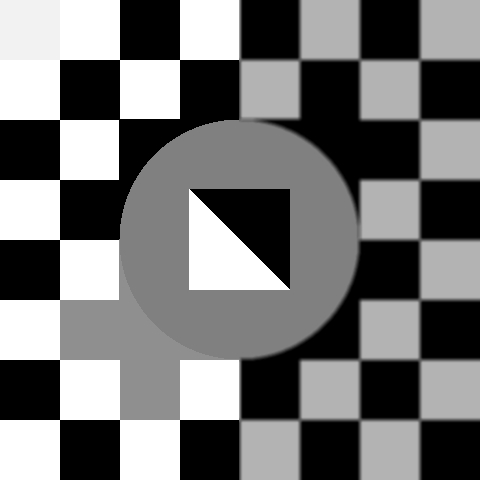
#> input picture Project 2 Edge Detection/Images/I1.jpg, 480 x 480 px
$ jupyter execute project2_submission.ipynb
#> lines starting #> are read from the running program, lines starting #| are printed output that depends on the picture; after the words box and inside, x2 and y2 are one past the last pixel; in counts of white or black regions, pixels touching at a corner belong together
### Project 2 Edge Detection/helpers.py
import numpy as np
def interp2(v, xq, yq):
	dim_input = 1
	if len(xq.shape) == 2 or len(yq.shape) == 2:
		dim_input = 2
		q_h = xq.shape[0]
		q_w = xq.shape[1]
		xq = xq.flatten()
		yq = yq.flatten()

	h = v.shape[0]
	w = v.shape[1]
	if xq.shape != yq.shape:
		raise 'query coordinates Xq Yq should have same shape'

	x_floor = np.floor(xq).astype(np.int32)
	y_floor = np.floor(yq).astype(np.int32)
	x_ceil = np.ceil(xq).astype(np.int32)
	y_ceil = np.ceil(yq).astype(np.int32)

	x_floor[x_floor < 0] = 0
	y_floor[y_floor < 0] = 0
	x_ceil[x_ceil < 0] = 0
	y_ceil[y_ceil < 0] = 0

	x_floor[x_floor >= w-1] = w-1
	y_floor[y_floor >= h-1] = h-1
	x_ceil[x_ceil >= w-1] = w-1
	y_ceil[y_ceil >= h-1] = h-1

	v1 = v[y_floor, x_floor]
	v2 = v[y_floor, x_ceil]
	v3 = v[y_ceil, x_floor]
	v4 = v[y_ceil, x_ceil]

	lh = yq - y_floor
	lw = xq - x_floor
	hh = 1 - lh
	hw = 1 - lw

	w1 = hh * hw
	w2 = hh * lw
	w3 = lh * hw
	w4 = lh * lw

	interp_val = v1 * w1 + w2 * v2 + w3 * v3 + w4 * v4

	if dim_input == 2:
		return interp_val.reshape(q_h, q_w)
	return interp_val

### Project 2 Edge Detection/project2_submission.ipynb
[cell 1]
from google.colab import drive
drive.mount('/content/drive', force_remount=True)

[cell 2]
cd /content/drive/My Drive/Colab Notebooks

[cell 3]
import numpy as np
import matplotlib.pyplot as plt
import os
import sys
from scipy import signal
from PIL import Image
import argparse

# Copy the path of the folder that contains this notebook using the file navigation on the left:
# Ex. /content/drive/My\ Drive/CIS 581-Online/Canny Edge Project/Learner Code and Images/Code
sys.path.append('')

# import functions
from helpers import interp2

# Tests and Visualization

[cell 4]
def Test_script(I, E):
    test_pass = True

    # E should be 2D matrix
    if E.ndim != 2:
      print('ERROR: Incorrect Edge map dimension! \n')
      print(E.ndim)
      test_pass = False
    # end if

    # E should have same size with original image
    nr_I, nc_I = I.shape[0], I.shape[1]
    nr_E, nc_E = E.shape[0], E.shape[1]

    if nr_I != nr_E or nc_I != nc_E:
      print('ERROR: Edge map size has changed during operations! \n')
      test_pass = False
    # end if

    # E should be a binary matrix so that element should be either 1 or 0
    numEle = E.size
    numOnes, numZeros = E[E == 1].size, E[E == 0].size

    if numEle != (numOnes + numZeros):
      print('ERROR: Edge map is not binary one! \n')
      test_pass = False
    # end if

    if test_pass:
      print('Shape Test Passed! \n')
    else:
      print('Shape Test Failed! \n')

    return test_pass

[cell 5]
'''
  Derivatives visualzation function
'''
def visDerivatives(I_gray, Mag, Magx, Magy):
    fig, (Ax0, Ax1, Ax2, Ax3) = plt.subplots(1, 4, figsize = (20, 8))

    Ax0.imshow(Mag, cmap='gray', interpolation='nearest')
    Ax0.axis('off')
    Ax0.set_title('Gradient Magnitude')

    Ax1.imshow(Magx, cmap='gray', interpolation='nearest')
    Ax1.axis('off')
    Ax1.set_title('Gradient Magnitude (x axis)')

    Ax2.imshow(Magy, cmap='gray', interpolation='nearest')
    Ax2.axis('off')
    Ax2.set_title('Gradient Magnitude (y axis)')

    # plot gradient orientation
    Mag_vec = Mag.transpose().reshape(1, Mag.shape[0] * Mag.shape[1])
    hist, bin_edge = np.histogram(Mag_vec.transpose(), 100)

    ind_array = np.array(np.where( (np.cumsum(hist).astype(float) / hist.sum()) < 0.95))
    thr = bin_edge[ind_array[0, -1]]

    ind_remove = np.where(np.abs(Mag) < thr)
    Magx[ind_remove] = 0
    Magy[ind_remove] = 0

    X, Y = np.meshgrid(np.arange(0, Mag.shape[1], 1), np.arange(0, Mag.shape[0], 1))
    Ori = np.arctan2(Magy, Magx)
    ori = Ax3.imshow(Ori, cmap='hsv')
    Ax3.axis('off')
    Ax3.set_title('Gradient Orientation')
    fig.colorbar(ori, ax=Ax3, )


'''
  Edge detection result visualization function
'''
def visCannyEdge(Im_raw, M, E):
    # plot image
    fig, (ax0, ax1, ax2) = plt.subplots(1, 3, figsize = (12, 12))

    # plot original image
    ax0.imshow(Im_raw)
    ax0.axis("off")
    ax0.set_title('Raw image')

    # plot edge detection result
    ax1.imshow(M, cmap='gray', interpolation='nearest')
    ax1.axis("off")
    ax1.set_title('Non-Max Suppression Result')

    # plot original image
    ax2.imshow(E, cmap='gray', interpolation='nearest')
    ax2.axis("off")
    ax2.set_title('Canny Edge Detection')

# Functions

[cell 6]
'''
  Convert RGB image to gray one manually
  - Input I_rgb: 3-dimensional rgb image
  - Output I_gray: 2-dimensional grayscale image
'''
def rgb2gray(I_rgb):
    r, g, b = I_rgb[:, :, 0], I_rgb[:, :, 1], I_rgb[:, :, 2]
    I_gray = 0.2989 * r + 0.5870 * g + 0.1140 * b
    return I_gray

[cell 7]
def findDerivatives(I_gray):
    '''
    File clarification:
        Compute gradient information of the input grayscale image
        - Input I_gray: H x W matrix as image
        - Output Mag: H x W matrix represents the magnitude of derivatives
        - Output Magx: H x W matrix represents the magnitude of derivatives along x-axis
        - Output Magy: H x W matrix represents the magnitude of derivatives along y-axis
        - Output Ori: H x W matrix represents the orientation of derivatives
    '''

    G = np.array([[2,4,5,4,2],[4,9,12,9,4],[5,12,15,12,5],[4,9,12,9,4],[2,4,5,4,2]])
    G = G/159 # Gaussian Blur
    dx = np.array([[1,0,-1],[2,0,-2],[1,0,-1]]) # Vertical edge filter
    dy = np.array([[1,2,1],[0,0,0],[-1,-2,-1]]) # Horizontal edge filter

    Gx = signal.convolve2d(G,dx,'same')
    Gy = signal.convolve2d(G,dy,'same')

    Magx = signal.convolve2d(I_gray,Gx,'same')
    Magy = signal.convolve2d(I_gray,Gy,'same')

    Mag = np.sqrt(Magx**2 + Magy**2)
    Ori = np.arctan2(Magy, Magx)

    return Mag, Magx, Magy, Ori

[cell 8]
## Test ##

# you may need to change the path to I1.jpg under Images folder
I = plt.imread('Images/I1.jpg')
#> I is the input picture: shape (480, 480); min 0, max 255, mean 116.5
Mag, Magx, Magy, Ori = findDerivatives(I)
#> in findDerivatives, `Mag = np.sqrt(Magx**2 + Magy**2)`:
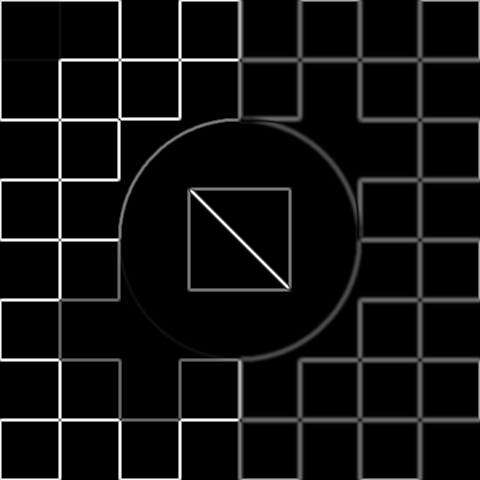
#> Mag: shape (480, 480) float64; min 0, max 435.5, mean 26.1; drawn with min black and max white
#> in findDerivatives, `Ori = np.arctan2(Magy, Magx)`:
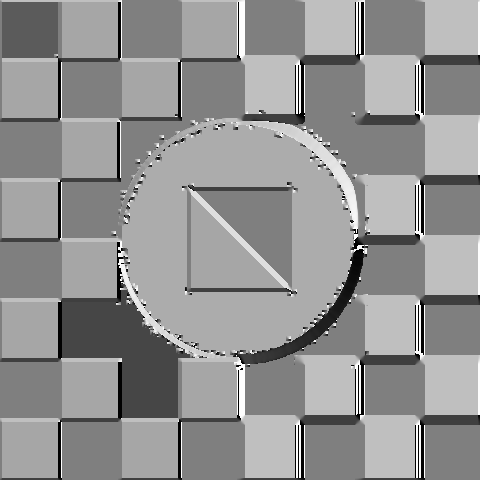
#> Ori: shape (480, 480) float64; min -3.14, max 3.14, mean 0.469; drawn with min black and max white
assert np.allclose(Mag, np.load('Mag.npy'))
#> (reads Project 2 Edge Detection/Mag.npy from the repository)
assert np.allclose(Magx, np.load('Magx.npy'))
#> (reads Project 2 Edge Detection/Magx.npy from the repository)
assert np.allclose(Magy, np.load('Magy.npy'))
#> (reads Project 2 Edge Detection/Magy.npy from the repository)
assert np.allclose(Ori, np.load('Ori.npy'))
#> (reads Project 2 Edge Detection/Ori.npy from the repository)

[cell 9]
def nonMaxSup(Mag, Ori):
    '''
    File clarification:
        Find local maximum edge pixel using NMS along the line of the gradient
        - Input Mag: H x W matrix represents the magnitude of derivatives
        - Input Ori: H x W matrix represents the orientation of derivatives
        - Output M: H x W binary matrix represents the edge map after non-maximum suppression
    '''
    # getting neighcbor in the oritention direction
    nc, nr = Mag.shape[1], Mag.shape[0]


    #zero pad Mag and Ori
    Mag_pad = np.zeros((nr+2,nc+2))
    Mag_pad[1:-1,1:-1] =+ Mag

    Ori_pad = np.zeros((nr+2,nc+2))
    Ori_pad[1:-1,1:-1] =+ Ori

    x, y = np.meshgrid(np.arange(nc+2), np.arange(nr+2))

    # tranform x, y in the direction of the gradient
    x_next = x + np.cos(-Ori_pad) #-ve to account for ccw rotation
    y_next = y + np.sin(Ori_pad) #y is +ve as its inverted (y increases down)

    # use interp2 to get pixel values of the neighbors
    neighbor1 = interp2(Mag_pad, x_next, y_next)

    # tranform x, y in the opposite direction of the gradient
    x_prev = x + np.cos(-Ori_pad + np.pi) #-ve to account for ccw rotation
    y_prev = y + np.sin(Ori_pad + np.pi) #y is +ve as its inverted (y increases down)

    # getting neighbor in the opposite of the orientation direction
    neighbor2 = interp2(Mag_pad, x_prev, y_prev)

    # perform NMS
    M_pad = np.array([(Mag_pad>neighbor1)* (Mag_pad>neighbor2)]).reshape(nr+2,nc+2)
    M = M_pad[1:-1,1:-1]

    return M

[cell 10]
## Test ##
Mag = np.array([[0, 2, 12, 16],
                [4, 9, 11, 8],
                [7, 17, 12, 9],
                [0, 19, 21, 17]])
Ori = np.array([[np.pi/2, np.pi/4, 0, np.pi/4],
                [np.pi/4, np.pi/4, np.pi/4, np.pi/2],
                [np.pi/4, 0, np.pi/2, np.pi/4],
                [np.pi/2, np.pi/4, np.pi/2, np.pi/4]])
res = np.array([[False, False, False,  True],
       [False, False,  True, False],
       [False,  True, False, False],
       [False,  True,  True,  True]])
M = nonMaxSup(Mag, Ori)
assert M.dtype == bool
assert M.shape == Mag.shape
assert np.allclose(M, res)

[cell 11]
def edgeLink(M, Mag, Ori, low, high):
    '''
    File clarification:
        Use hysteresis to link edges based on high and low magnitude thresholds
        - Input M: H x W logical map after non-max suppression
        - Input Mag: H x W matrix represents the magnitude of gradient
        - Input Ori: H x W matrix represents the orientation of gradient
        - Input low, high: low and high thresholds
        - Output E: H x W binary matrix represents the final canny edge detection map
    '''
#> called with M = array of shape (4, 4), Mag = array of shape (4, 4), Ori = array of shape (4, 4), low = 10, high = 20

    # #Normalize Mag to scale values between 0 and 1
    # Mag = Mag/np.max(Mag)

    #Zero pad the arrays Mag, Ori, M
    nc, nr = Mag.shape[1], Mag.shape[0]
    Mag_pad = np.zeros((nr+2,nc+2))
    Mag_pad[1:-1,1:-1] =+ Mag

    #Getting edge orient
    Ori_edge = np.pi/2 + Ori
    #     Ori = -np.pi/2 + Ori
    Ori_pad = np.zeros((nr+2,nc+2))
    Ori_pad[1:-1,1:-1] =+ Ori_edge

    M_pad = np.zeros((nr+2, nc+2), dtype=bool)
    M_pad[1:-1, 1:-1] = M

    # print(Mag_pad)
    #Setting all non-NMS nodes to zero in Mag Pad
    Mag_pad = Mag_pad*M_pad
    # print(Mag_pad)

    #Suppress pixels whose magnitude is lower than low threshold
    z = np.zeros(Mag_pad.shape)
    Mag_pad = np.where(Mag_pad >= low, Mag_pad, z)
    #print(Mag_pad)

    #Initial EdgeMap with strong edges
    strong_edges = Mag_pad >= high #Strong edges must be in NMS and >= threshold
    strong_edgemag = np.where(strong_edges, Mag_pad,0) #Magnitude of points where a strong edge is present

    # print(strong_edges)
    # print(strong_edgemag)


    #Identify uncertain edges boolean map
    """ In between threshold pixel"""
    weak_edges = np.logical_and(Mag_pad >= low, Mag_pad < high)
    weak_edgemag = np.where(weak_edges, Mag_pad, 0) #Magnitude of points where a weak edge is present

    # print(weak_edges)
    # print(weak_edgemag)


    #Find neighbors in the edge direction
    x, y = np.meshgrid(np.arange(nc+2), np.arange(nr+2))


    #Tranform x, y in the direction of the gradient
    x_next = x + np.cos(-Ori_pad) #-ve to account for ccw rotation
    y_next = y + np.sin(Ori_pad) #y is +ve as its inverted (y increases down)

     #Tranform x, y in the opposite direction of the gradient
    x_prev = x + np.cos(-Ori_pad + np.pi) #-ve to account for ccw rotation
    y_prev = y + np.sin(Ori_pad + np.pi) #y is +ve as its inverted (y increases down)


    all_edges = strong_edges
    # print(x_next)
    done = False
    i = 1
    while not done:
        #Logging
    #         print("Iteration", i)
        i = i + 1

        #Get the neighbors
        neighbor1 = interp2(Mag_pad, x_next, y_next)
        neighbor2 = interp2(Mag_pad, x_prev, y_prev)

    #     print(neighbor1)
    #     print(neighbor2)

        #retaining only weak edge neighbours
        neighbor1 = neighbor1*weak_edges
        neighbor2 = neighbor2*weak_edges

    #     print(neighbor1)
    #     print(neighbor2)

        #Check if the weak edge has and strong edges near them
        nearStrongPoints = np.logical_or(neighbor1 >= high, neighbor2 >= high)

        #print(nearStrongPoints)

        #find the max values form the neighbours
        neighbour_max = np.maximum(neighbor1,neighbor2)

        #Now we update these neighbors to the Magnitude matrix
        Mag_pad = Mag_pad*(~nearStrongPoints) + neighbour_max*(nearStrongPoints)

        #And Add them  to the all edge map
        all_edges = all_edges + nearStrongPoints

        #Remove them from the weak edge map so they dont need to be checked
        weak_edges = weak_edges*(~nearStrongPoints)


        if(not nearStrongPoints.any()):
            done = True

    all_edges_nopad = all_edges[1:-1,1:-1]

    return all_edges_nopad

[cell 12]
## Test ##
M = np.array([[True, False, True,  True],
              [False, True,  True, True],
              [True,  True, False, False],
              [False,  True,  True,  True]])
Mag = np.array([[12, 9, 14, 16],
                [4, 11, 40, 18],
                [13, 12, 30, 15],
                [28, 15, 21, 8]])
Ori = np.array([[np.pi/2, np.pi/4, 0, np.pi/4],
                [np.pi/4, np.pi/4, np.pi/4, np.pi/2],
                [np.pi/4, 0, np.pi/2, np.pi/4],
                [np.pi/2, np.pi/4, np.pi/2, np.pi/4]])
res = np.array([[False, False,  True,  True],
       [False,  True,  True,  True],
       [ True,  True, False, False],
       [False, False,  True, False]])
low, high = 10, 20
E = edgeLink(M, Mag, Ori, low, high)
assert E.dtype == bool
assert E.shape == Mag.shape
assert np.allclose(E, res)

[cell 13]
def cannyEdge(I, low, high):
    # convert RGB image to gray color space
    im_gray = rgb2gray(I)

    Mag, Magx, Magy, Ori = findDerivatives(im_gray)
    M = nonMaxSup(Mag, Ori)
    E = edgeLink(M, Mag, Ori, low, high)

    # only when test passed that can show all results
    if Test_script(im_gray, E):
        # visualization results
        visDerivatives(im_gray, Mag, Magx, Magy)
        visCannyEdge(I, M, E)

        plt.show()

    return E

[cell 14]
# keep results for all images
image_folder = "Images"
save_folder = "Results"
# fill in the threshold (low, high) you have tuned in the cell above
thresh_dict = {'118035.jpg': (5, 7),
                '135069.jpg': (17,19),
                '16068.jpg': (9, 100),
                '189080.jpg': (20, 30),
                '201080.jpg': (40, 48),
                '21077.jpg': (5, 53),
                '22013.jpg': (40, 60),
                '3096.jpg': (2,38),
                '48017.jpg': (6,65),
                '55067.jpg': (1, 11),
                '86000.jpg': (2, 65),
                'I1.jpg': (0.5, 3),
                'coins':(2,37),
                'rotated_checkerboard':(11,15)}
# generate results one by one
for filename in os.listdir(image_folder):
    # read in image
    im_path = os.path.join(image_folder, filename)
    I = np.array(Image.open(im_path).convert('RGB'))
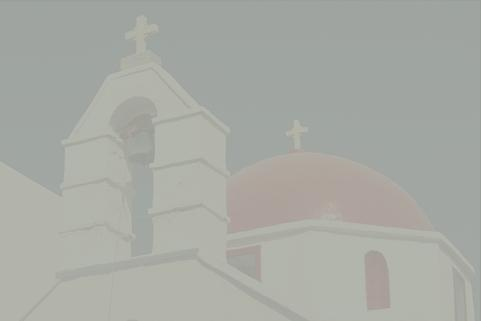
#> input picture Project 2 Edge Detection/Images/118035.jpg, 481 x 321 px
#> I is the input picture: shape (321, 481, 3); mean R, G, B 168, 170.4, 164.4

    low, high = thresh_dict[filename]
    E = cannyEdge(I, low, high)
#> in findDerivatives (call 2), `Magy = signal.convolve2d(I_gray,Gy,'same')`:
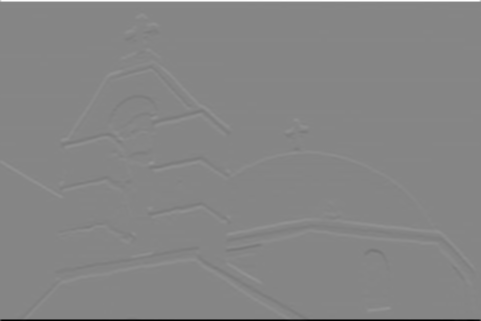
#> Magy: shape (321, 481) float64; min -299.9, max 271.2, mean 0.1; drawn with min black and max white
#> in nonMaxSup (call 2), `Ori_pad[1:-1,1:-1] =+ Ori`:
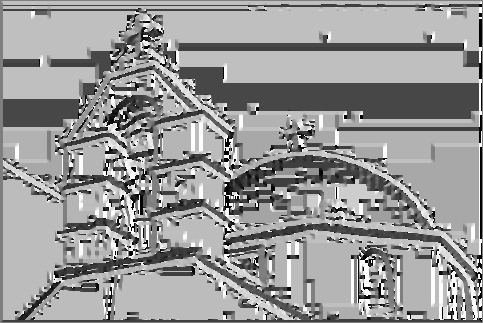
#> Ori_pad: shape (323, 483) float64; min -3.14, max 3.14, mean 0.598; drawn with min black and max white
#> in nonMaxSup (call 2), `x_next = x + np.cos(-Ori_pad)`:
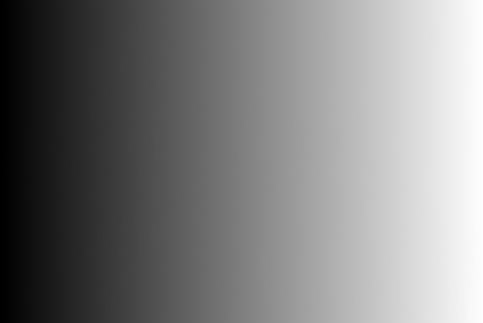
#> x_next: shape (323, 483) float64; min 1, max 483, mean 241.1; drawn with min black and max white
#> in nonMaxSup (call 2), `y_next = y + np.sin(Ori_pad)`:
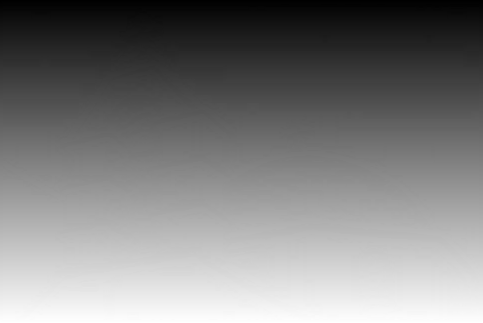
#> y_next: shape (323, 483) float64; min 0, max 322, mean 161.3; drawn with min black and max white
#> in nonMaxSup (call 2), `M_pad = np.array([(Mag_pad>neighbor1)* (Mag_pad>neighbor2)]).reshape(n..`:
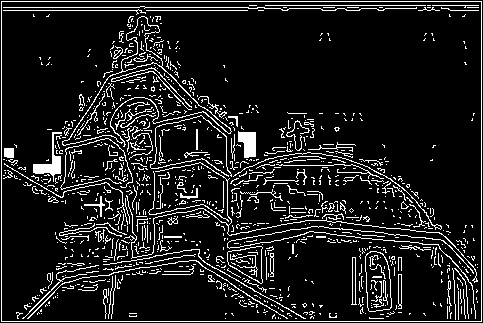
#> M_pad: shape (323, 483) bool; 11.2% white in thin lines or dots
#> in nonMaxSup (call 2), `M = M_pad[1:-1,1:-1]`: M: shape (321, 481) bool; 11.3% white in thin lines or dots
#> call 2 of edgeLink, with low = 5, high = 7
#> in edgeLink (call 2), `strong_edges = Mag_pad >= high`: strong_edges: shape (323, 483) bool; 4.2% white in thin lines or dots
#> in edgeLink (call 2), `weak_edges = np.logical_and(Mag_pad >= low, Mag_pad < high)`: weak_edges: shape (323, 483) bool; 0.27% white in thin lines or dots, all inside (x1, y1, x2, y2) = (57, 25, 477, 319)
#> the loop in edgeLink (call 2), `while not done: #Logging #         print("Iteration", i)` made 3 passes
#> pass 1, in edgeLink (call 2), `neighbor2 = interp2(Mag_pad, x_prev, y_prev)`:
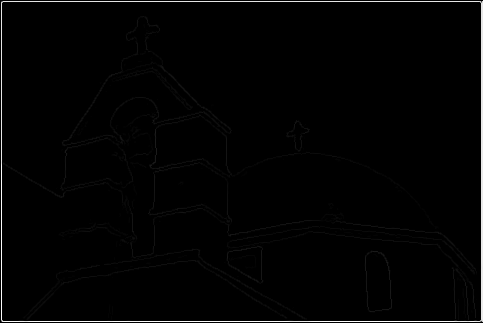
#> neighbor2: shape (323, 483) float64; min 0, max 299.9, mean 4.1; drawn with min black and max white
#> after the loop in edgeLink (call 2), `while not done:`: all_edges: shape (323, 483) bool; 4.2% white in thin lines or dots
#> after the loop in edgeLink (call 2), `while not done:`: i = 4
#> in edgeLink (call 2), `all_edges_nopad = all_edges[1:-1,1:-1]`:
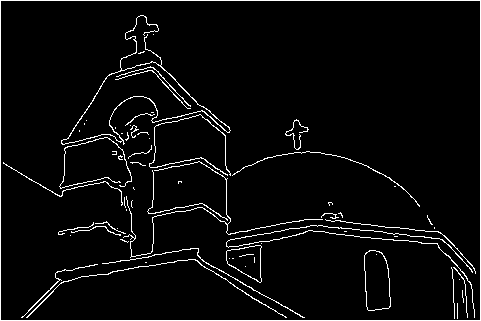
#> all_edges_nopad: shape (321, 481) bool; 4.2% white in thin lines or dots
#> in visDerivatives, `hist, bin_edge = np.histogram(Mag_vec.transpose(), 100)`: hist = 100 values, max 126846 at index 0, min 0 at index 13, mean 1544; bin_edge = 101 values from 3.55e-15 to 299.9
#> in visDerivatives, `ind_array = np.array(np.where( (np.cumsum(hist).astype(float) / hist.s..`: ind_array = [[0, 1, 2, 3, 4]]
#> in visDerivatives, `thr = bin_edge[ind_array[0, -1]]`: thr = 12
#> in visDerivatives, `ind_remove = np.where(np.abs(Mag) < thr)`: ind_remove = 141810 positions, rows 2 to 318, columns 2 to 478

    pil_image = Image.fromarray(E.astype(np.uint8) * 255).convert('L')

    pil_image.save(os.path.join(save_folder, "{}_Result.png".format(filename.split(".")[0])))
